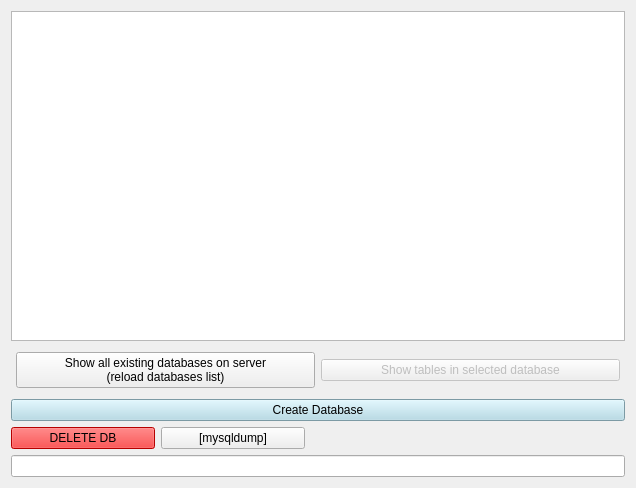
<?xml version="1.0" encoding="UTF-8"?>
<ui version="4.0">
 <class>Databases</class>
 <widget class="QDialog" name="Databases">
  <property name="geometry">
   <rect>
    <x>0</x>
    <y>0</y>
    <width>636</width>
    <height>488</height>
   </rect>
  </property>
  <property name="windowTitle">
   <string>Choose DB</string>
  </property>
  <layout class="QVBoxLayout" name="verticalLayout_2">
   <item>
    <layout class="QVBoxLayout" name="verticalLayout">
     <item>
      <widget class="QTableView" name="tableView">
       <property name="sizePolicy">
        <sizepolicy hsizetype="MinimumExpanding" vsizetype="MinimumExpanding">
         <horstretch>0</horstretch>
         <verstretch>0</verstretch>
        </sizepolicy>
       </property>
      </widget>
     </item>
    </layout>
   </item>
   <item>
    <layout class="QHBoxLayout" name="horizontalLayout_3">
     <property name="leftMargin">
      <number>5</number>
     </property>
     <property name="topMargin">
      <number>5</number>
     </property>
     <property name="rightMargin">
      <number>5</number>
     </property>
     <property name="bottomMargin">
      <number>5</number>
     </property>
     <item>
      <widget class="QPushButton" name="showDB_button">
       <property name="text">
        <string>Show all existing databases on server
(reload databases list)</string>
       </property>
      </widget>
     </item>
     <item>
      <widget class="QPushButton" name="showTables_button">
       <property name="enabled">
        <bool>false</bool>
       </property>
       <property name="styleSheet">
        <string notr="true"/>
       </property>
       <property name="text">
        <string>Show tables in selected database</string>
       </property>
       <property name="default">
        <bool>true</bool>
       </property>
      </widget>
     </item>
    </layout>
   </item>
   <item>
    <widget class="QPushButton" name="create_db_button">
     <property name="styleSheet">
      <string notr="true">background: lightblue;</string>
     </property>
     <property name="text">
      <string>Create Database</string>
     </property>
    </widget>
   </item>
   <item>
    <layout class="QHBoxLayout" name="horizontalLayout_2">
     <property name="leftMargin">
      <number>0</number>
     </property>
     <property name="topMargin">
      <number>0</number>
     </property>
     <item>
      <widget class="QPushButton" name="delete_db_button">
       <property name="sizePolicy">
        <sizepolicy hsizetype="MinimumExpanding" vsizetype="Fixed">
         <horstretch>0</horstretch>
         <verstretch>0</verstretch>
        </sizepolicy>
       </property>
       <property name="styleSheet">
        <string notr="true">background: red;</string>
       </property>
       <property name="text">
        <string>DELETE DB</string>
       </property>
      </widget>
     </item>
     <item>
      <widget class="QPushButton" name="mysqldump_button">
       <property name="sizePolicy">
        <sizepolicy hsizetype="MinimumExpanding" vsizetype="Fixed">
         <horstretch>0</horstretch>
         <verstretch>0</verstretch>
        </sizepolicy>
       </property>
       <property name="text">
        <string>[mysqldump]</string>
       </property>
      </widget>
     </item>
     <item>
      <spacer name="horizontalSpacer">
       <property name="orientation">
        <enum>Qt::Horizontal</enum>
       </property>
       <property name="sizeType">
        <enum>QSizePolicy::Minimum</enum>
       </property>
       <property name="sizeHint" stdset="0">
        <size>
         <width>320</width>
         <height>20</height>
        </size>
       </property>
      </spacer>
     </item>
    </layout>
   </item>
   <item>
    <layout class="QVBoxLayout" name="statusBarLayout">
     <property name="sizeConstraint">
      <enum>QLayout::SetMinimumSize</enum>
     </property>
     <property name="leftMargin">
      <number>0</number>
     </property>
     <property name="topMargin">
      <number>0</number>
     </property>
     <property name="rightMargin">
      <number>0</number>
     </property>
     <property name="bottomMargin">
      <number>0</number>
     </property>
     <item>
      <widget class="QLineEdit" name="statusLine"/>
     </item>
    </layout>
   </item>
  </layout>
 </widget>
 <resources/>
 <connections/>
</ui>
